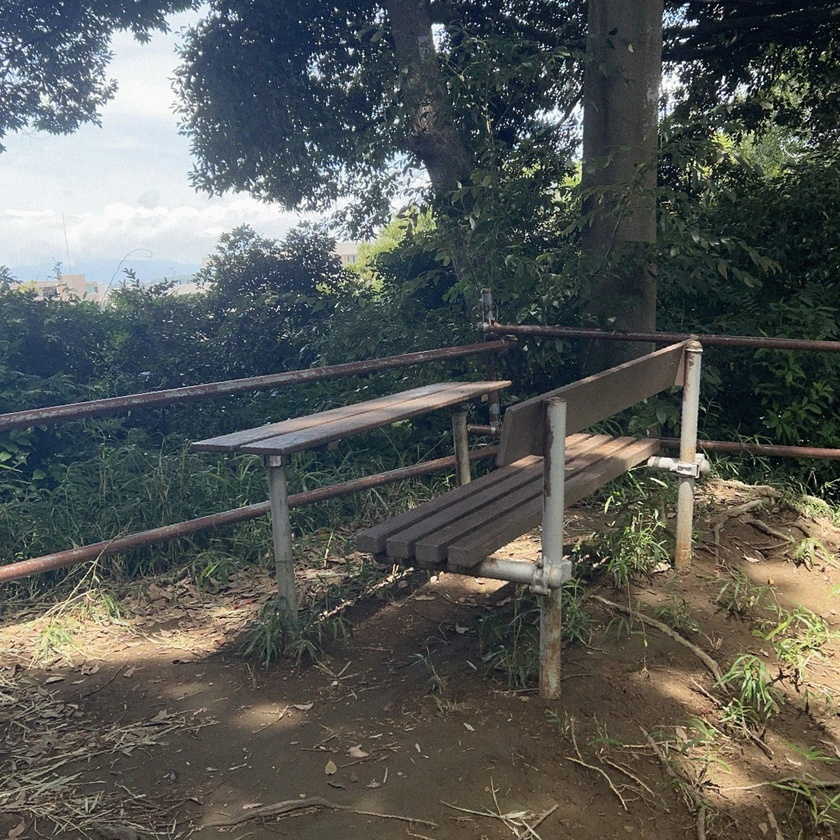
#> input picture after/cropped_image_0002.jpg, 840 x 840 px, shrunk from 2000 x 2000 before the run, given in place of sample.jpg, which was not available
$ python Misalignment_scaled_rotate.py
#> lines starting #> are read from the running program, lines starting #| are printed output that depends on the picture; pictures that were not available may be replaced by others from this repository, and a replacement may not be noted
from PIL import Image

def read(data_path, input_name):
#> called with data_path = './data/', input_name = 'sample.jpg'
    image = Image.open(data_path + input_name)
#> image is the input picture: PIL image 840x840 RGB; mean R, G, B 86.4, 89.2, 85.8

    return image


def crop_1(x, y , new_width, new_height, input_image):
    box_1 = (x, y, x + new_width, y + new_height) #左，上，右，下
    cropped_image_1 = input_image.crop(box_1) #クロップ

    return cropped_image_1

def crop_2(image, original_width, original_height, new_width, new_height, scale_factor, rotation_angle, x, y, x_shift, y_shift):

    new_center_x , new_center_y = x + x_shift + new_width /2, y + y_shift + new_height / 2

    rotated_image = image.rotate(rotation_angle, center=(new_center_x, new_center_y)) #回転

    new_size = (int(original_width * scale_factor), int(original_height * scale_factor))
    scaled_image = rotated_image.resize(new_size) #拡縮

    box_2 = ((new_center_x * scale_factor - new_width / 2),
             (new_center_y * scale_factor - new_height / 2),
             (new_center_x * scale_factor + new_width / 2),
             (new_center_y * scale_factor + new_height / 2)
            )
    cropped_image_2 = scaled_image.crop(box_2)


    return cropped_image_2

def save(cropped_image, data_path, output_name):
    cropped_image.save(data_path + output_name)

data_path = "./data/"
op_data_path = "./edit/"
input_name = "sample.jpg"
output_name_1 = "cropped_image_0001.png"
output_name_2 = "cropped_image_2.png"
output_name_3 = "cropped_image_3.png"

image = read(data_path, input_name)

original_width, original_height = image.size # 元画像のサイズ
#> original_width = 840; original_height = 840

new_width, new_height = original_width, original_height  # 新しい画像の幅と高さ
#> new_width = 840; new_height = 840

x, y = 0, 0  # 画像の左上の座標

cropped_image_1 = crop_1(x, y, new_width , new_height, image)

save(cropped_image_1, op_data_path, output_name_1)

for i in range(2, 11) :
    x_shift, y_shift = 0, 0
    scale_factor = 1.2 ** (i - 1)   # 拡大・縮小倍率
    rotation_angle = 3 * (i - 1)  # 回転角度

    cropped_image_2 = crop_2(image, original_width, original_height, new_width, new_height, scale_factor, rotation_angle, x, y, x_shift, y_shift)

    save(cropped_image_2, op_data_path, f"cropped_image_{str(i).zfill(4)}.png")
#> this loop made 9 passes
#> pass 1, in crop_2, `rotated_image = image.rotate(rotation_angle, center=(new_center_x, new..`:
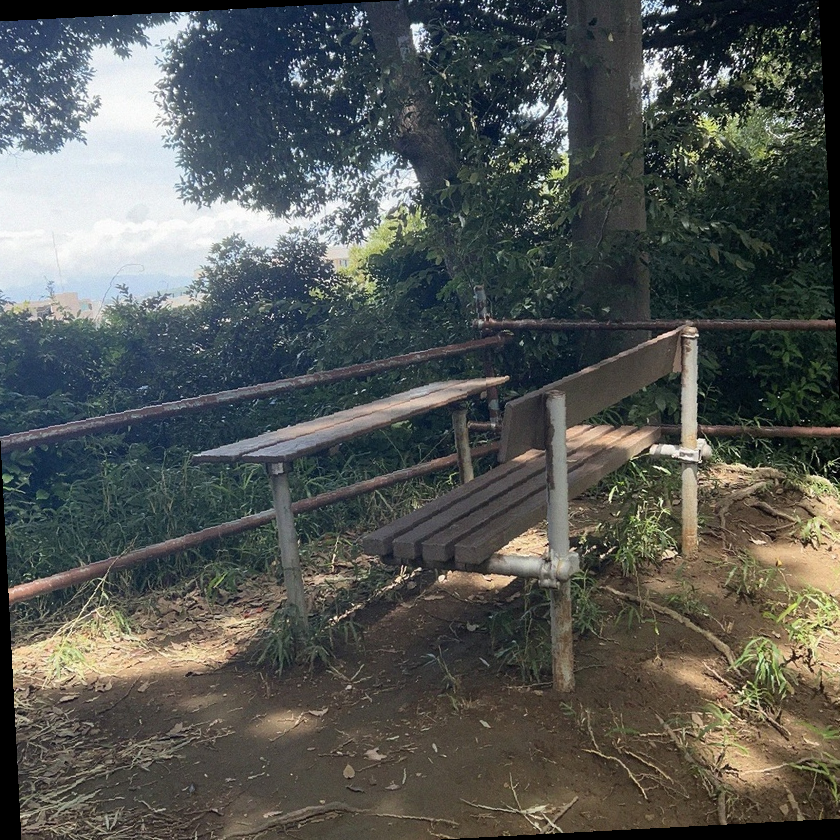
#> rotated_image: PIL image 840x840 RGB; mean R, G, B 83.8, 86.7, 83.5
#> pass 1, in crop_2, `cropped_image_2 = scaled_image.crop(box_2)`:
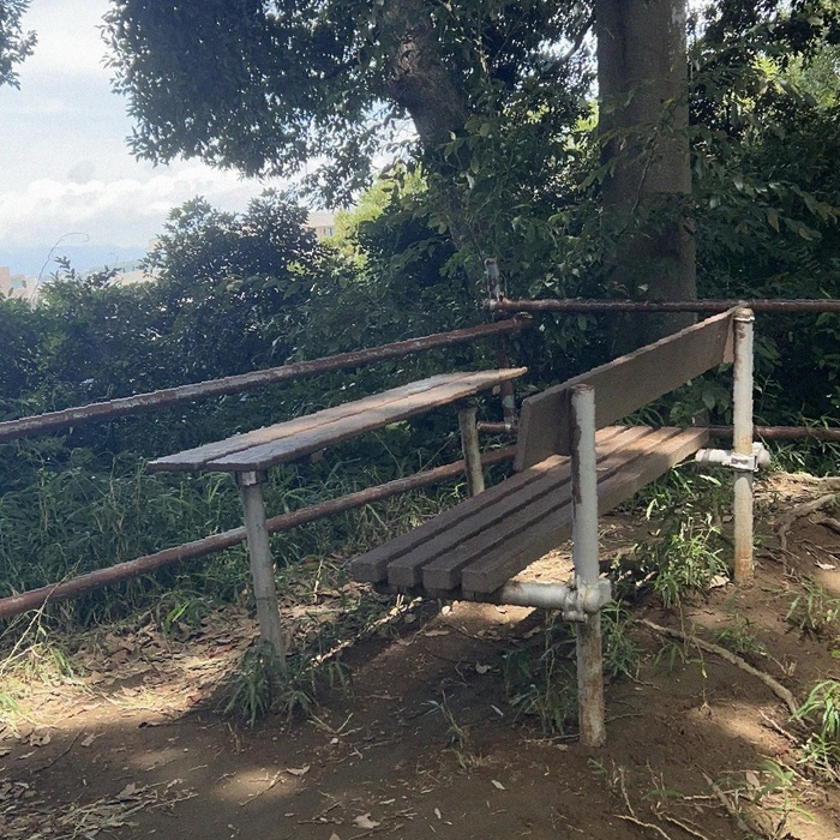
#> cropped_image_2: PIL image 840x840 RGB; mean R, G, B 85.2, 88.6, 85.7
#> pass 2, in crop_2 (call 2), `rotated_image = image.rotate(rotation_angle, center=(new_center_x, new..`:
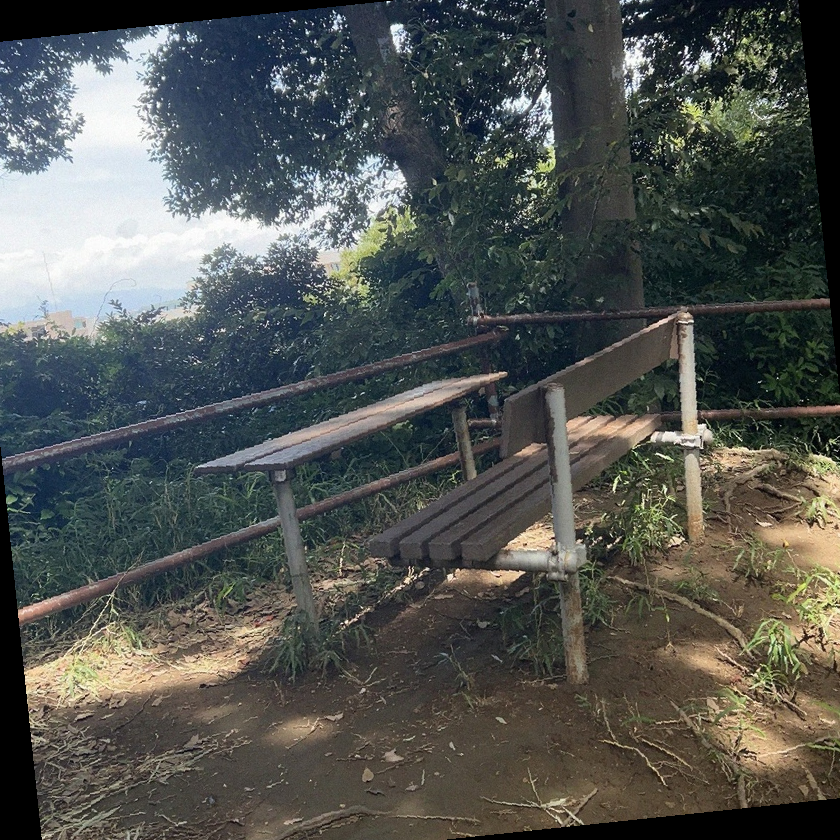
#> rotated_image: PIL image 840x840 RGB; mean R, G, B 81.6, 84.4, 81.3
#> after the loop:
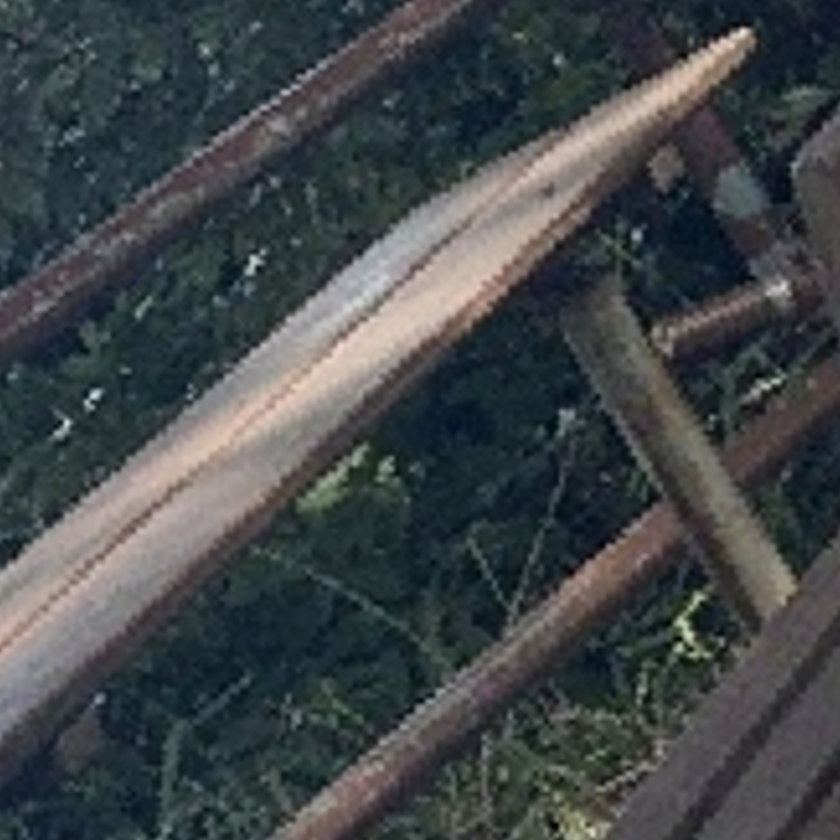
#> cropped_image_2: PIL image 840x840 RGB; mean R, G, B 65.6, 71.2, 73.3


print("画像の一部を切り抜いて cropped_image.png として保存しました。")

$ run again, on after/cropped_image_0003.jpg
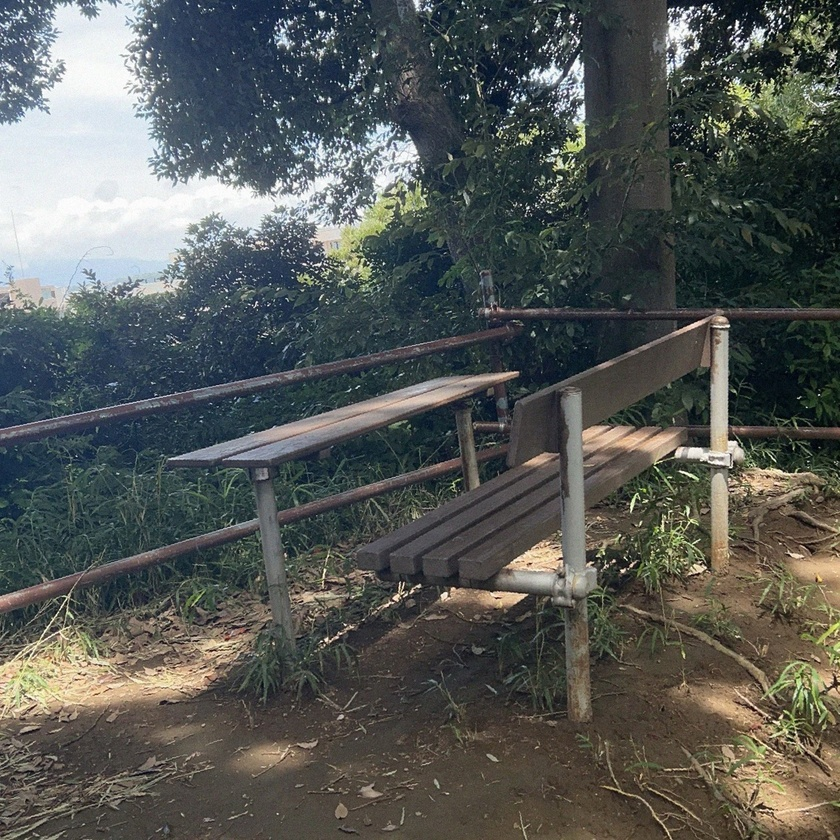
#> input picture after/cropped_image_0003.jpg, 840 x 840 px, shrunk from 2000 x 2000 before the run, given in place of sample.jpg, which was not available
#> in read, image is the input picture: PIL image 840x840 RGB; mean R, G, B 85.8, 89, 85.8
#> the loop `for i in range(2, 11) :` made 9 passes
#> pass 1, in crop_2, `rotated_image = image.rotate(rotation_angle, center=(new_center_x, new..`:
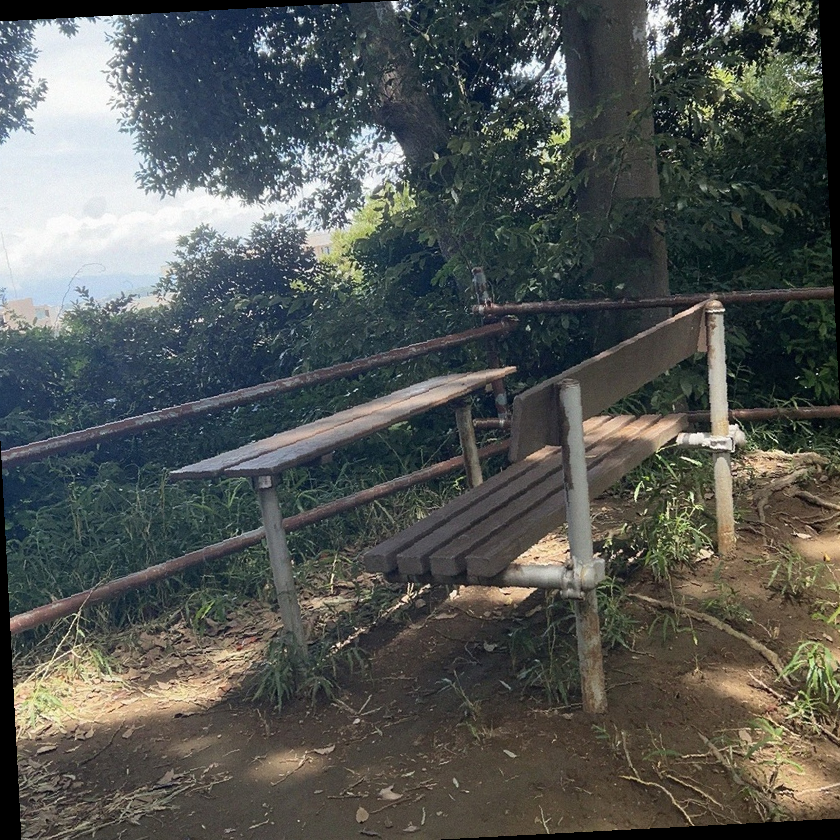
#> rotated_image: PIL image 840x840 RGB; mean R, G, B 83.2, 86.4, 83.5
#> after the loop `for i in range(2, 11) :`:
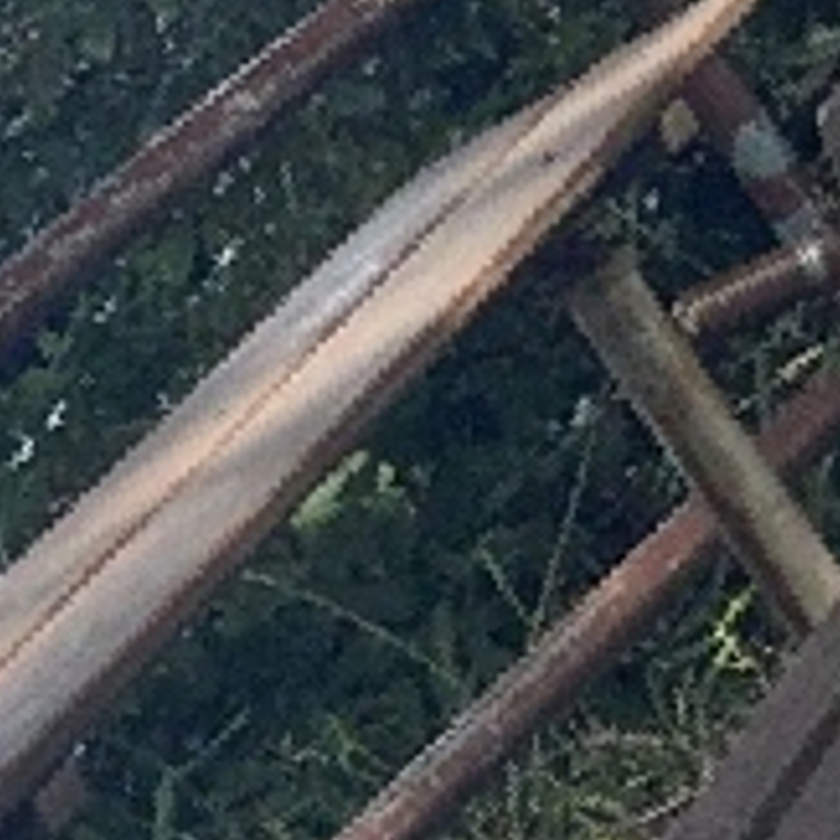
#> cropped_image_2: PIL image 840x840 RGB; mean R, G, B 67.5, 72.8, 74.6

$ run again, on after/cropped_image_0004.jpg
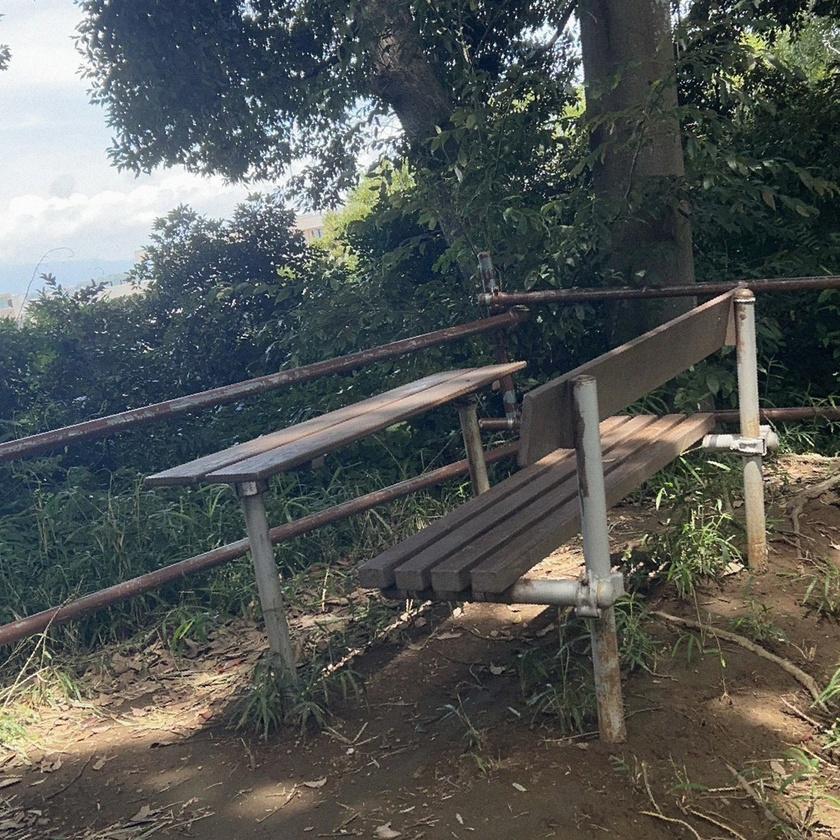
#> input picture after/cropped_image_0004.jpg, 840 x 840 px, shrunk from 2000 x 2000 before the run, given in place of sample.jpg, which was not available
#> in read, image is the input picture: PIL image 840x840 RGB; mean R, G, B 84.3, 87.8, 85
#> the loop `for i in range(2, 11) :` made 9 passes
#> pass 1, in crop_2, `rotated_image = image.rotate(rotation_angle, center=(new_center_x, new..`:
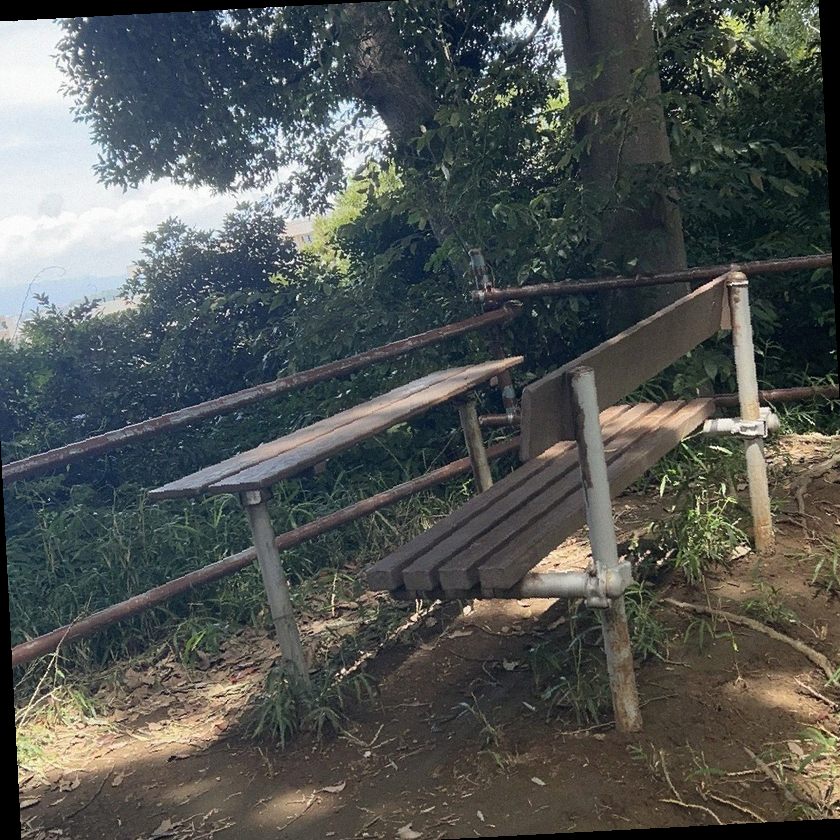
#> rotated_image: PIL image 840x840 RGB; mean R, G, B 81.2, 84.7, 82.2
#> after the loop `for i in range(2, 11) :`:
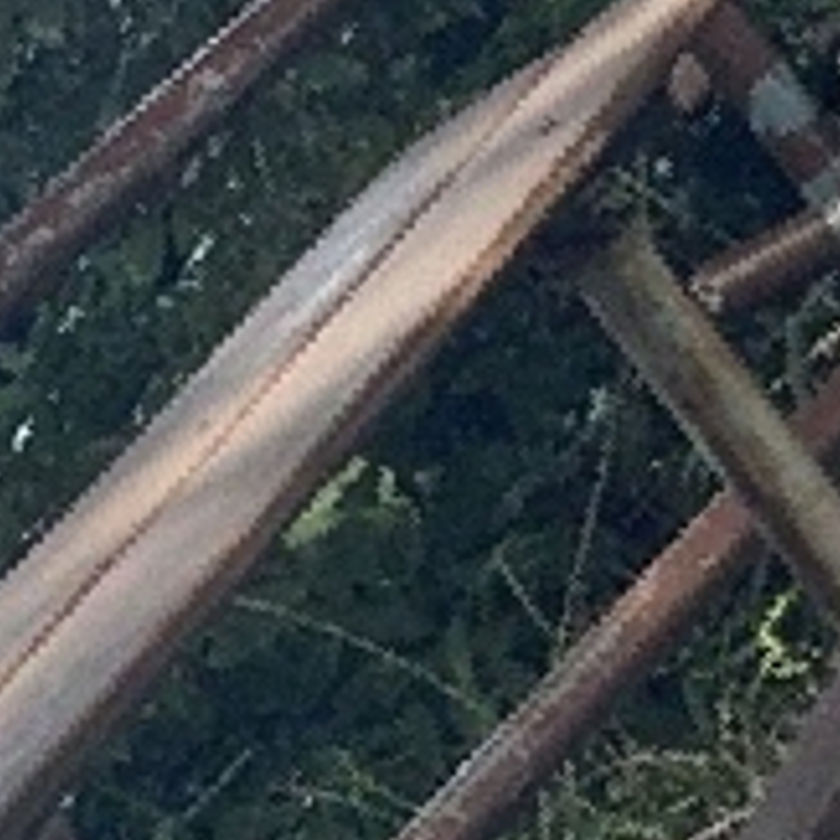
#> cropped_image_2: PIL image 840x840 RGB; mean R, G, B 68.5, 73.7, 75.3
